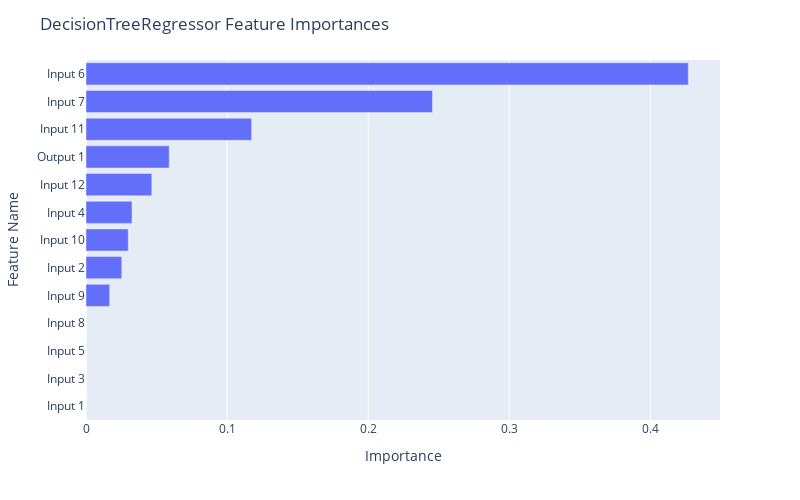

The notebook cell this image was saved under:
### Code cell
fig = px.bar(df_dt, x="Importance", y="Feature Name")

fig.update_layout(
    autosize=False,
    width=800,
    height=500,
    title_text=f"DecisionTreeRegressor Feature Importances",
    yaxis={'categoryorder':'total ascending'}
)

fig.show()

### Figure 1 — Plotly figure (JSON) as saved in the notebook; plotly's stock layout.template omitted (floating-point values rounded to 4 significant figures)
{"data": [{"alignmentgroup": "True", "hovertemplate": "Importance=%{x}<br>Feature Name=%{y}<extra></extra>", "legendgroup": "", "marker": {"color": "#636efa", "pattern": {"shape": ""}}, "name": "", "offsetgroup": "", "orientation": "h", "showlegend": false, "textposition": "auto", "type": "bar", "x": [0.4268, 0.2456, 0.1173, 0.05896, 0.04665, 0.03261, 0.02992, 0.02535, 0.01678, 0, 0, 0, 0], "xaxis": "x", "y": ["Input 6", "Input 7", "Input 11", "Output 1", "Input 12", "Input 4", "Input 10", "Input 2", "Input 9", "Input 1", "Input 3", "Input 5", "Input 8"], "yaxis": "y"}], "layout": {"autosize": false, "barmode": "relative", "height": 500, "legend": {"tracegroupgap": 0}, "margin": {"t": 60}, "title": {"text": "DecisionTreeRegressor Feature Importances"}, "width": 800, "xaxis": {"anchor": "y", "autorange": true, "domain": [0, 1], "range": [0, 0.4493], "title": {"text": "Importance"}, "type": "linear"}, "yaxis": {"anchor": "x", "autorange": true, "categoryorder": "total ascending", "domain": [0, 1], "range": [-0.5, 12.5], "title": {"text": "Feature Name"}, "type": "category"}}}
